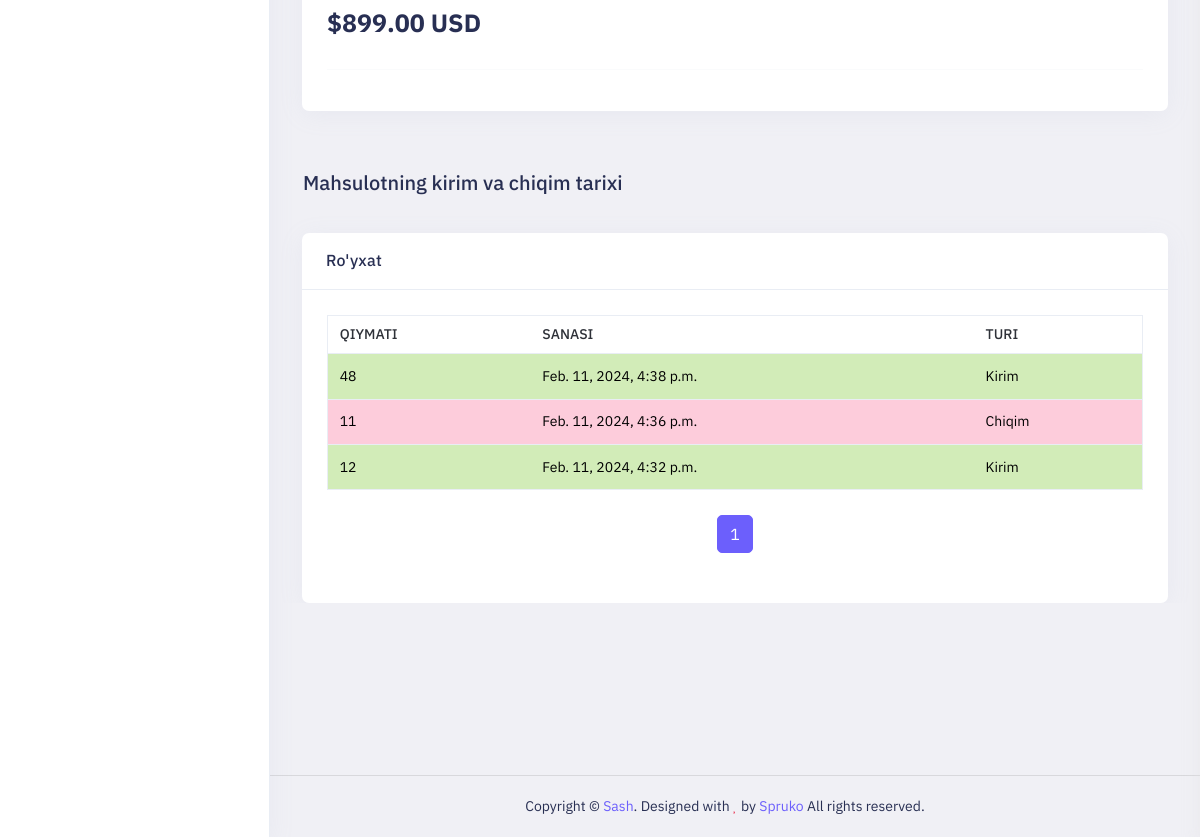
The app's page /dashboard/detail/3 (lower part), older data.
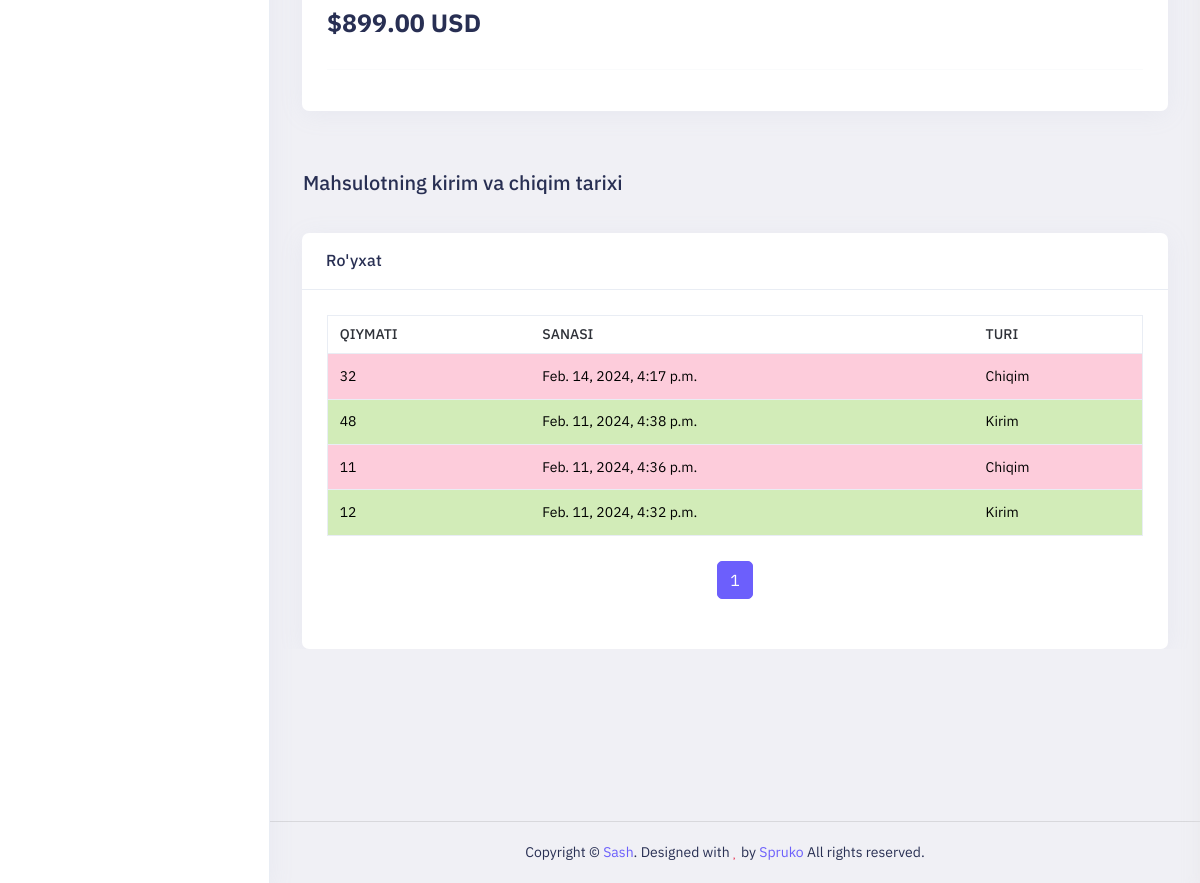
The same page, newer data.
### main/models.py (models this page shows)
class Product_income_outcome(models.Model):
    product = models.ForeignKey(Product, on_delete = models.CASCADE)
    amount = models.IntegerField()
    date = models.DateTimeField(auto_now_add = True)
    foreign_id = models.SmallIntegerField()
    type  = models.SmallIntegerField()

### dashboard/views.py (the view)
# urls.py: path('detail/<int:id>', views.product_detail , name = 'detail')
def product_detail(request, id):
    product = Product.objects.get(id = id)
    images = ProductImage.objects.filter(product_id = id)
    all = Product_income_outcome.objects.filter(product = product).order_by("-date")
    p = Paginator(all, 10)
    page = request.GET.get('page')
    all = p.get_page(page)
    context = {'product': product,
               'images': images,
               'all': all}
    return render (request, 'dashboard/detail/detail.html', context)

### dashboard/templates/dashboard/detail/detail.html (shortened to what the changed rows need)
{% extends 'dashboard/base.html' %}
{% load static %}
{% block content %}
       <div class="main-content app-content mt-0" style="position: relative; top: -148px;">
        <div class="side-app">
            <div class="main-container container-fluid">
                <div class="page-header">
                    <h1 class="page-title">Mahsulotning kirim va chiqim tarixi</h1>
                </div>
                <div class="card">
                                    <div class="card-body">
                                        <div class="table-responsive">
                                            <table class="table border text-nowrap text-md-nowrap mb-0">
                                                <thead>
                                                    <tr>
                                                        <th>Qiymati</th>
                                                        <th>Sanasi</th>
                                                        <th>Turi</th>
                                                    </tr>
                                                </thead>
                                                <tbody>
                                                    {%for item in all%}
                                                    {%if item.type == 2%}
                                                    <tr class="table-secondary">
                                                        <td>{{item.amount}}</td>
                                                        <td>{{item.date}}</td>
                                                        <td>Chiqim</td>
                                                    </tr>
                                                    {%else%}
                                                    <tr class="table-success">
                                                        <td>{{item.amount}}</td>
                                                        <td>{{item.date}}</td>
                                                        <td>Kirim</td>
                                                    </tr>
                                                    {%endif%}
                                                    {%endfor%}
                                                </tbody>
                                            </table>
                                        </div>
                                    </div>
                                </div>
            </div>
        </div>
    </div>
    {% endblock %}

Row changes from the older to the newer data that the page shows:
added Product_income_outcome: amount "32", date "Feb. 14, 2024, 4:17 p.m."
